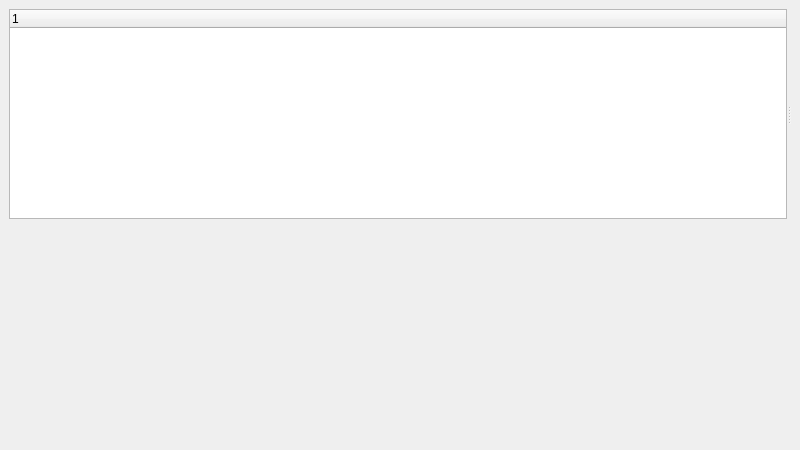
<?xml version="1.0" encoding="UTF-8"?>
<ui version="4.0">
 <class>Dialog</class>
 <widget class="QDialog" name="Dialog">
  <property name="geometry">
   <rect>
    <x>0</x>
    <y>0</y>
    <width>800</width>
    <height>450</height>
   </rect>
  </property>
  <property name="windowTitle">
   <string>Options</string>
  </property>
  <layout class="QVBoxLayout">
   <property name="spacing">
    <number>6</number>
   </property>
   <property name="leftMargin">
    <number>9</number>
   </property>
   <property name="topMargin">
    <number>9</number>
   </property>
   <property name="rightMargin">
    <number>9</number>
   </property>
   <property name="bottomMargin">
    <number>9</number>
   </property>
   <item>
    <widget class="QSplitter" name="dialog_splitter">
     <property name="orientation">
      <enum>Qt::Horizontal</enum>
     </property>
     <widget class="QTreeWidget" name="pages_tree">
      <property name="sizePolicy">
       <sizepolicy hsizetype="Ignored" vsizetype="Expanding">
        <horstretch>0</horstretch>
        <verstretch>0</verstretch>
       </sizepolicy>
      </property>
      <column>
       <property name="text">
        <string/>
       </property>
      </column>
     </widget>
     <widget class="QStackedWidget" name="pages_stack">
      <property name="sizePolicy">
       <sizepolicy hsizetype="Ignored" vsizetype="Preferred">
        <horstretch>0</horstretch>
        <verstretch>0</verstretch>
       </sizepolicy>
      </property>
     </widget>
    </widget>
   </item>
   <item>
    <widget class="QFrame" name="profile_frame">
     <property name="frameShape">
      <enum>QFrame::NoFrame</enum>
     </property>
     <property name="frameShadow">
      <enum>QFrame::Raised</enum>
     </property>
     <property name="lineWidth">
      <number>0</number>
     </property>
     <layout class="QHBoxLayout" name="horizontalLayout_2">
      <property name="leftMargin">
       <number>0</number>
      </property>
      <property name="topMargin">
       <number>0</number>
      </property>
      <property name="rightMargin">
       <number>0</number>
      </property>
      <property name="bottomMargin">
       <number>0</number>
      </property>
      <item>
       <widget class="QLabel" name="notice_text">
        <property name="sizePolicy">
         <sizepolicy hsizetype="Preferred" vsizetype="Fixed">
          <horstretch>0</horstretch>
          <verstretch>0</verstretch>
         </sizepolicy>
        </property>
        <property name="font">
         <font>
          <pointsize>10</pointsize>
          <weight>50</weight>
          <bold>false</bold>
         </font>
        </property>
        <property name="text">
         <string/>
        </property>
       </widget>
      </item>
      <item>
       <spacer name="horizontalSpacer">
        <property name="orientation">
         <enum>Qt::Horizontal</enum>
        </property>
        <property name="sizeHint" stdset="0">
         <size>
          <width>40</width>
          <height>20</height>
         </size>
        </property>
       </spacer>
      </item>
      <item>
       <widget class="QDialogButtonBox" name="profiles_buttonbox">
        <property name="sizePolicy">
         <sizepolicy hsizetype="Expanding" vsizetype="Fixed">
          <horstretch>0</horstretch>
          <verstretch>0</verstretch>
         </sizepolicy>
        </property>
        <property name="standardButtons">
         <set>QDialogButtonBox::NoButton</set>
        </property>
       </widget>
      </item>
     </layout>
    </widget>
   </item>
   <item>
    <widget class="QDialogButtonBox" name="buttonbox">
     <property name="minimumSize">
      <size>
       <width>0</width>
       <height>0</height>
      </size>
     </property>
     <property name="orientation">
      <enum>Qt::Horizontal</enum>
     </property>
    </widget>
   </item>
  </layout>
 </widget>
 <resources/>
 <connections/>
</ui>
